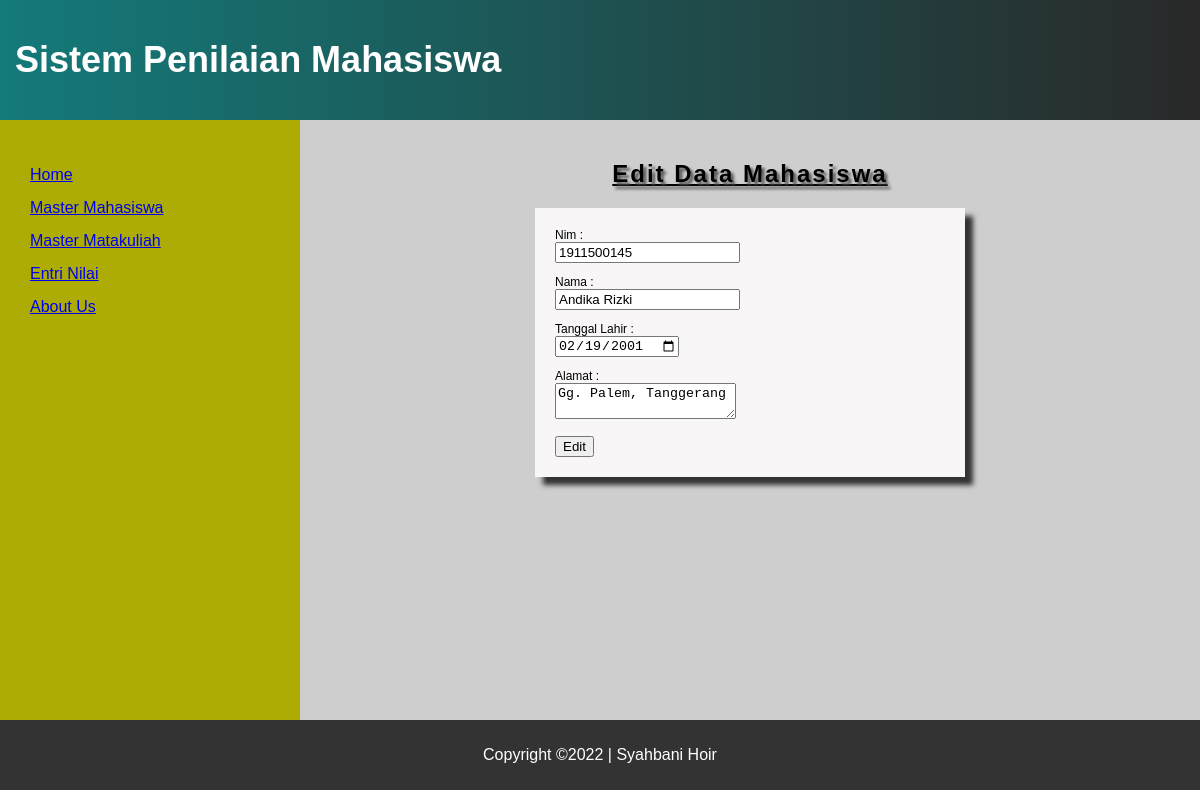
The app's page /index.php?page=edit_mhs&mhs=1911500145 with its own data.
### tables this page shows
CREATE TABLE `tblmhs` (
  `nim` varchar(10) NOT NULL,
  `nama` varchar(30) NOT NULL,
  `tgllahir` date NOT NULL,
  `alamat` varchar(50) NOT NULL
);

### edit_mhs.php (the view, shortened to what this page needs)
<article>
    <h2 align="center">Edit Data Mahasiswa</h2>
    <?php
    include_once "koneksi.php";
    $edit_mhs = $_GET['mhs'];
    $query = "SELECT nim, nama, tgllahir, alamat FROM tblmhs
            WHERE nim='$edit_mhs'";
    $sql = mysqli_query($conn, $query);
    if ($sql) {
        $row = mysqli_fetch_array($sql);
    ?>
    <div class="container">
        <form action="" method="post">
            <p style="margin-top: 0;">Nim : </p> <input type="text" name="nim" placeholder="Nim"
                value="<?= $row['nim'] ?>" required readonly />
            <br />
            <p>Nama : </p> <input type="name" name="nama" placeholder="Nama" value="<?= $row['nama'] ?>" required />
            <br />
            <p>Tanggal Lahir : </p> <input type="date" name="tgllahir" placeholder="Tanggal Lahir"
                value="<?=$row['tgllahir']?>" required /> <br />
            <p>Alamat : </p> <textarea type="text" name="alamat" placeholder="Alamat"
                required><?= $row['alamat']?></textarea>
            <br /><br />
            <input type="submit" name="edit" value="Edit" />
        </form>
    </div>
    <?php  } ?>
</article>

### asset/css/style.css (style rules this page uses)
* { box-sizing: border-box; }
body { font-family: Arial, Helvetica, sans-serif; display: flex; min-height: 100vh; flex-direction: column; margin: 0; }
nav, article { display: flex; flex-direction: column; min-height: 600px; padding: 20px; }
article { flex-grow: 5; min-width: 75%; background-color: #cecece; background-size: cover; }
table, .container { background-color: #f8f6f6; font-size: 12px; width: 95%; margin: 0 auto; }
p { margin-bottom: 0; }
article .profil, .container { box-shadow: 8px 8px 5px #333333; }
article .container { width: 50%; padding: 20px; }
h2 { text-decoration: underline; text-shadow: 3px 3px 3px #525151; letter-spacing: 2px; }

### records on screen
tblmhs: nim "1911500145", nama "Andika Rizki", tgllahir "02/19/2001", alamat "Gg. Palem, Tanggerang"
